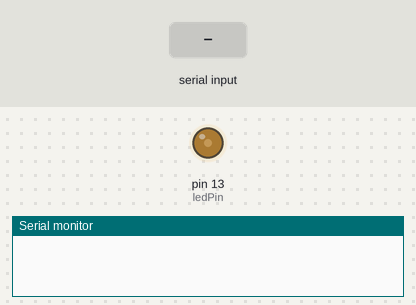
A sketch run on a simulated Arduino Uno, built with avr-gcc and run on an emulated ATmega328P. On the bench: output pins drawn as LEDs (lit = HIGH), the last lines printed to the serial monitor. The inputs (shaded band) are chosen by the test bench.

Above: at 1.2 s.
1.3 s: "90\n" received over Serial
At 1.52 s:
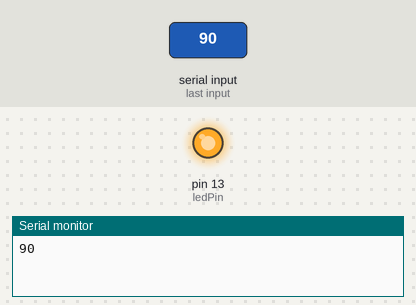
At 1.97 s:
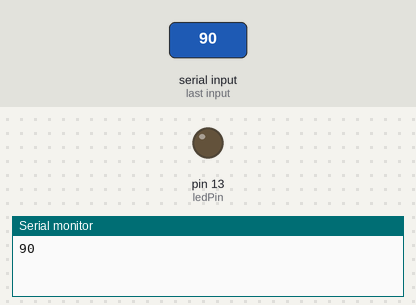
4.3 s: byte 10 (10) received over Serial
5.9 s: "90,45\n" received over Serial
At 7.2 s:
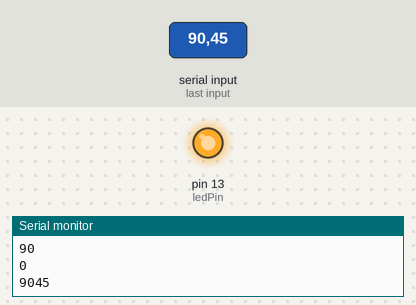
Timing chart, 0 to 8.9 s (numbered marks = the images above; inputs shaded):
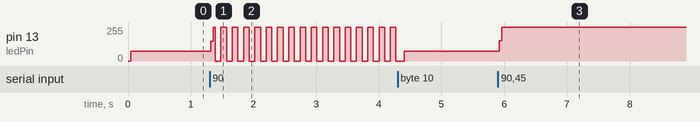

Measured:
- after the input at 1.3 s, pin 13 (ledPin): 72/255 → 149/255 at once, then moves between 0/255 and 255/255, repeating every 0.54 s
- after the input at 5.9 s, pin 13 (ledPin): 72/255 → 255/255 at once

The sketch:

4.3_Receiving_Serial_Data_in_Arduino.ino
```cpp
/*
 * Receiving Data on Arduino from a computer.
 *
 *
 * This sketch receives a digit (0-9) and blinks LED 13 at a
 * rate proportional to the received digit value
 */
#include <Streaming.h>

const int ledPin = 13;
int blinkRate = 0;
int value;

void setup() {
  Serial.begin(9600);
  pinMode(ledPin, OUTPUT);
}

void loop() {
  if (Serial.available()) // check to see if at least 1 character is available
  {
    char ch = Serial.read();
    if (ch >= '0' && ch <= '9') // is the input an ascii digit between 0 and 9?
    {
      value = (value * 10) + (ch - '0'); // Accumulate the value
    }
    else if (ch == 10)  // is the character the newline Character
    {
      blinkRate = value; // Set blinkrate to the accumulated value
      Serial.println(blinkRate);
      value = 0; // reset val to 0 ready for the next sequence of digits
    }
  }
  blink();
}

// blink the LED with the on and off times determined by blinkRate
void blink() {
  digitalWrite(ledPin, HIGH);
  delay(blinkRate); // Delay depends on blinkrate value
  digitalWrite(ledPin, LOW);
  delay(blinkRate);
}
```
